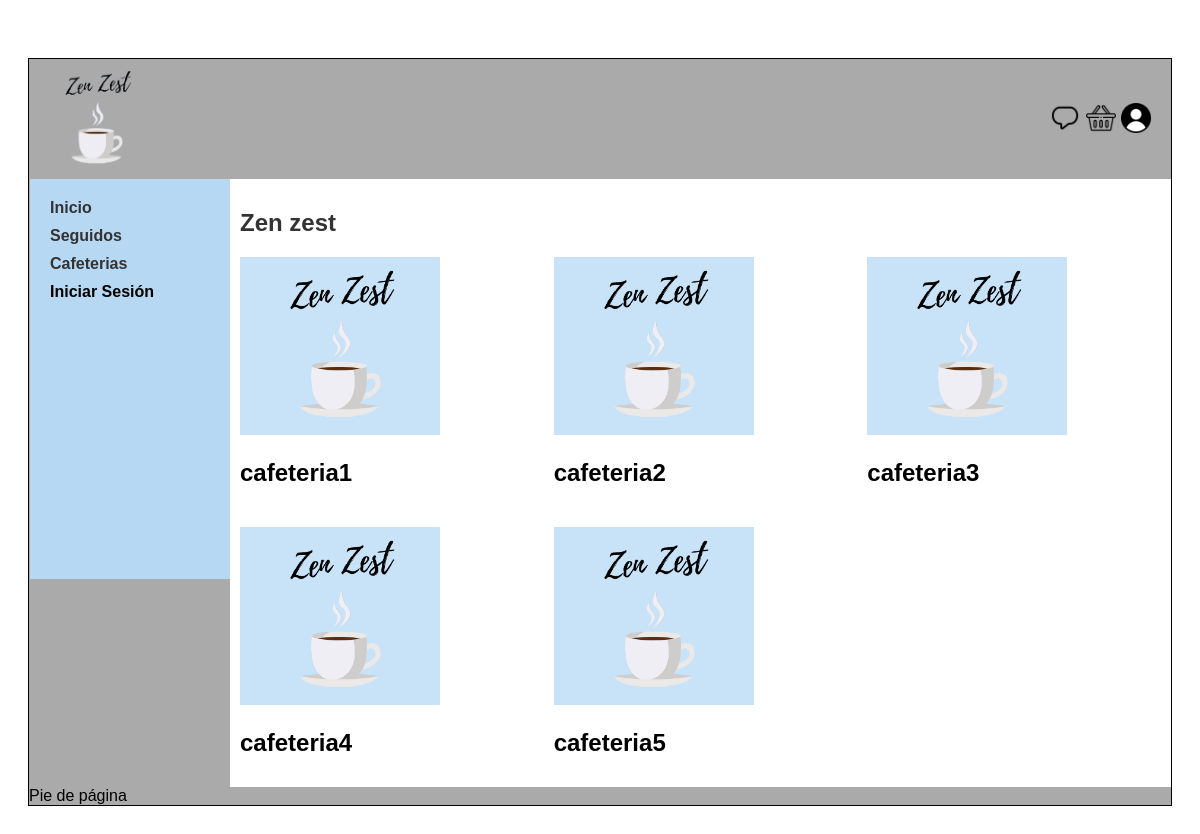
Screenshot of /cafeterias.php with the database file from the repository.
### tables this page shows
CREATE TABLE Cafeteria (
    Nombre VARCHAR(50) PRIMARY KEY,
    Descripcion TEXT,
    Owner VARCHAR(50),
    FOREIGN KEY (Owner) REFERENCES Usuario(Nombre),
    Categoria VARCHAR(50),
    Ubicacion VARCHAR(255),
    Foto VARCHAR(255),
    Cantidad_de_likes INT
);

### includes/clases/cafeteria.php (called while the page is built, shortened)
<?php
class cafeteria {
    private $nombre;
    private $foto;
    public function __construct($nombre, $descripcion, $owner, $categoria, $ubicacion,$foto, $cantidadDeLikes) {
        $this->nombre = $nombre;
        $this->foto = $foto;
    }
    public static function getAllCafe() {
        $conn = Aplicacion::getInstance()->getConexionBd();
        $query = "SELECT * FROM Cafeteria";
        $rs = $conn->query($query);
        if ($rs->num_rows > 0) {
            while($fila = $rs->fetch_assoc()){
            $cafeterias[] = new cafeteria($fila['Nombre'], $fila['Descripcion'], $fila['Owner'], $fila['Categoria'], $fila['Ubicacion'],$fila['Foto'], $fila['Cantidad_de_likes']);
            }
        } else
        {
            $cafeterias = array();
        }
        return $cafeterias;
    }
    public function getNombre() {
        return $this->nombre;
    }
    public function getFoto() {
        return $this->foto;
    }
}
?>

### cafeterias.php (the view, shortened to what this page needs)
<?php
require_once __DIR__.'/includes/clases/cafeteria.php';
$cafeterias = Cafeteria::getAllCafe();
$contenidoPrincipal = <<<EOS
<h1>Zen zest</h1>
EOS;
$contenidoPrincipal .= '<div class="grid-container">';
foreach ($cafeterias as $cafeteria) {
    $foto_URL=".";
    $foto_URL.=$cafeteria->getFoto();
    $nombre = $cafeteria->getNombre();
    $contenidoPrincipal .= "<div class='cafeteria-item'>";
    $contenidoPrincipal .="<img src='$foto_URL' alt='Image description' style='max-width: 200px; max-height: 200px;'>";
    $contenidoPrincipal .="<h2><a href='cafeteriaDetail.php?name=$nombre'>$nombre</a></h2>";
    $contenidoPrincipal .= "</div><br>";
}
$contenidoPrincipal .= '</div>';
require __DIR__.'/includes/vistas/plantillas/plantilla.php';

### includes/vistas/plantillas/plantilla.php (shortened to what this page needs)
<!DOCTYPE html>
<html>
<head>
    <link rel="stylesheet" type="text/css" href="<?= RUTA_CSS ?>/estilo.css" />
</head>
<body>
<div id="contenedor">
<?php
require(RAIZ_APP.'/vistas/comun/cabecera.php');
require(RAIZ_APP.'/vistas/comun/sidebarIzq.php');
?>
	<div class="container">
	<main>
		<article>
			<?= $contenidoPrincipal ?>
		</article>
	</main>
</div>
<?php
require(RAIZ_APP.'/vistas/comun/pie.php');
?>
</div>
</body>
</html>

### includes/vistas/comun/cabecera.php (shortened to what this page needs)
<header>
	<a href="index.php" class="logo"><img src="img/basic/logo_sinfondo.png" name="logo" width="75"></a>
	<div class="icons">
        <a href="comentarios.php"><img src="img/basic/comentarios.png" name="comentarios" width="50"></a>
        <a href="cesta.php"><img src="img/basic/cesta.png" name="cesta" width="50"></a>
        <a href="login.php"><img src="img/basic/user.png" name="login" width="50"></a>
    </div>
</header>

### includes/vistas/comun/sidebarIzq.php (shortened to what this page needs)
<?php
$status = 0;
?>
<nav id="sidebarIzq">
	<ul>
		<li><a href="<?= RUTA_APP ?>/index.php">Inicio</a></li>
		<li><a href="<?= RUTA_APP ?>/seguidos.php">Seguidos</a></li>
		<li><a href="<?= RUTA_APP ?>/cafeterias.php">Cafeterias</a></li>
		<?php
			if ($status == 0) {
				echo ' <a href="./login.php">
							Iniciar Sesión
							</a> <br> <br>';
			}
		?>
	</ul>
</nav>

### includes/vistas/comun/pie.php
<footer>
	Pie de página
</footer>

### css/estilo.css (style rules this page uses)
body { font-family: Arial, sans-serif; background-color: #FFFFFF; padding: 20px; }
h1, h2 { color: #333; }
div#contenedor { width: 100%; margin: auto; border: 1px solid rgb(0, 0, 0); background-color: #aaaaaa; margin-top: 30px; }
header { display: flex; justify-content: space-between; align-items: center; padding: 10px 20px; background-color: transparent; margin-top: 1px; }
.logo img { width: 95px; height: auto; background-color: transparent; }
a, header a:visited { color: rgb(0, 0, 0); font-weight: bold; text-decoration: none; }
nav { padding: 10px; float: left; width: 170px; height: 400px; background-color: #dddddd; }
.icons a { margin-left: 1px; }
.icons img { width: 30px; height: auto; }
.container { display: flex; }
.grid-container { display: grid; grid-template-columns: repeat(6, 1fr); gap: 20px; }
main { padding: 10px; float: left; min-height: 600px; flex:1; background-color: white; }
* { margin: 10; padding: 100; box-sizing: border-box; }
#sidebarIzq { width: 200px; background-color: #b6d8f2; padding: 20px; margin-left: 1px; }
#sidebarIzq ul { list-style: none; padding: 0; margin: 0; }
#sidebarIzq ul li { margin-bottom: 10px; }
#sidebarIzq ul li a { display: block; text-decoration: plum; color: #333; }

### rows the page displays
cafeteria: Foto (picture), Nombre "cafeteria1"
cafeteria: Foto (picture), Nombre "cafeteria2"
cafeteria: Foto (picture), Nombre "cafeteria3"
cafeteria: Foto (picture), Nombre "cafeteria4"
cafeteria: Foto (picture), Nombre "cafeteria5"
